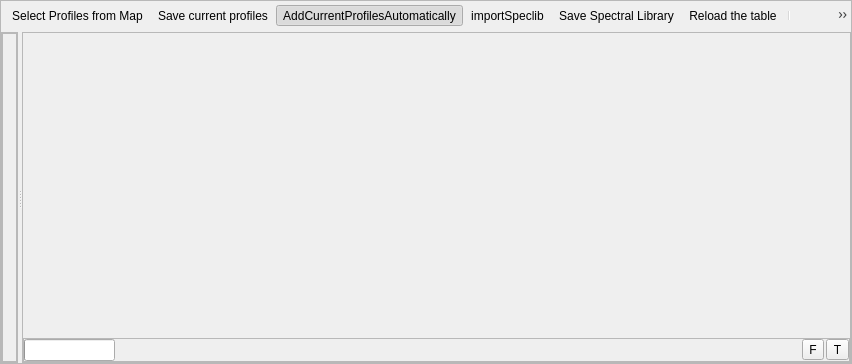
<?xml version="1.0" encoding="UTF-8"?>
<ui version="4.0">
 <class>spectralLibraryView</class>
 <widget class="QFrame" name="spectralLibraryView">
  <property name="geometry">
   <rect>
    <x>0</x>
    <y>0</y>
    <width>852</width>
    <height>364</height>
   </rect>
  </property>
  <property name="windowTitle">
   <string>Frame</string>
  </property>
  <property name="windowIcon">
   <iconset>
    <normaloff>:/enmapbox/icons/speclib.svg</normaloff>:/enmapbox/icons/speclib.svg</iconset>
  </property>
  <property name="frameShape">
   <enum>QFrame::StyledPanel</enum>
  </property>
  <property name="frameShadow">
   <enum>QFrame::Raised</enum>
  </property>
  <layout class="QVBoxLayout" name="verticalLayout" stretch="0,0">
   <property name="spacing">
    <number>2</number>
   </property>
   <property name="leftMargin">
    <number>0</number>
   </property>
   <property name="topMargin">
    <number>0</number>
   </property>
   <property name="rightMargin">
    <number>0</number>
   </property>
   <property name="bottomMargin">
    <number>0</number>
   </property>
   <item>
    <widget class="QToolBar" name="mToolbar">
     <property name="styleSheet">
      <string notr="true"/>
     </property>
     <property name="iconSize">
      <size>
       <width>18</width>
       <height>18</height>
      </size>
     </property>
     <property name="floatable">
      <bool>false</bool>
     </property>
     <addaction name="actionSelectProfilesFromMap"/>
     <addaction name="actionSaveCurrentProfiles"/>
     <addaction name="actionAddCurrentProfilesAutomatically"/>
     <addaction name="actionImportSpeclib"/>
     <addaction name="actionSaveSpeclib"/>
     <addaction name="actionReload"/>
     <addaction name="separator"/>
     <addaction name="actionToggleEditing"/>
     <addaction name="actionSaveEdits"/>
     <addaction name="actionDeleteSelected"/>
     <addaction name="actionCutSelectedRows"/>
     <addaction name="actionCopySelectedRows"/>
     <addaction name="actionPasteFeatures"/>
     <addaction name="separator"/>
     <addaction name="actionSelectAll"/>
     <addaction name="actionInvertSelection"/>
     <addaction name="actionRemoveSelection"/>
     <addaction name="actionPanMapToSelectedRows"/>
     <addaction name="actionZoomMapToSelectedRows"/>
     <addaction name="separator"/>
     <addaction name="actionAddAttribute"/>
     <addaction name="actionRemoveAttribute"/>
    </widget>
   </item>
   <item>
    <widget class="QSplitter" name="splitter">
     <property name="orientation">
      <enum>Qt::Horizontal</enum>
     </property>
     <widget class="QFrame" name="graphicFrame">
      <property name="sizePolicy">
       <sizepolicy hsizetype="Preferred" vsizetype="Preferred">
        <horstretch>1</horstretch>
        <verstretch>0</verstretch>
       </sizepolicy>
      </property>
      <property name="frameShape">
       <enum>QFrame::StyledPanel</enum>
      </property>
      <property name="frameShadow">
       <enum>QFrame::Raised</enum>
      </property>
      <layout class="QVBoxLayout" name="verticalLayout_3">
       <property name="spacing">
        <number>2</number>
       </property>
       <property name="leftMargin">
        <number>0</number>
       </property>
       <property name="topMargin">
        <number>0</number>
       </property>
       <property name="rightMargin">
        <number>0</number>
       </property>
       <property name="bottomMargin">
        <number>0</number>
       </property>
       <item>
        <widget class="QFrame" name="btnBarPlotOptions">
         <property name="frameShape">
          <enum>QFrame::StyledPanel</enum>
         </property>
         <property name="frameShadow">
          <enum>QFrame::Raised</enum>
         </property>
         <layout class="QHBoxLayout" name="horizontalLayout_2">
          <property name="spacing">
           <number>2</number>
          </property>
          <property name="leftMargin">
           <number>0</number>
          </property>
          <property name="topMargin">
           <number>0</number>
          </property>
          <property name="rightMargin">
           <number>0</number>
          </property>
          <property name="bottomMargin">
           <number>0</number>
          </property>
         </layout>
        </widget>
       </item>
      </layout>
     </widget>
     <widget class="QFrame" name="dualViewFrame">
      <property name="sizePolicy">
       <sizepolicy hsizetype="Preferred" vsizetype="Preferred">
        <horstretch>1</horstretch>
        <verstretch>0</verstretch>
       </sizepolicy>
      </property>
      <property name="frameShape">
       <enum>QFrame::StyledPanel</enum>
      </property>
      <property name="frameShadow">
       <enum>QFrame::Raised</enum>
      </property>
      <layout class="QVBoxLayout" name="verticalLayout_2">
       <property name="spacing">
        <number>2</number>
       </property>
       <property name="leftMargin">
        <number>0</number>
       </property>
       <property name="topMargin">
        <number>0</number>
       </property>
       <property name="rightMargin">
        <number>0</number>
       </property>
       <property name="bottomMargin">
        <number>0</number>
       </property>
       <item>
        <widget class="QgsDualView" name="mDualView" native="true">
         <property name="sizePolicy">
          <sizepolicy hsizetype="Preferred" vsizetype="Preferred">
           <horstretch>0</horstretch>
           <verstretch>2</verstretch>
          </sizepolicy>
         </property>
        </widget>
       </item>
       <item>
        <widget class="QFrame" name="btnBarDualViewOptions">
         <property name="frameShape">
          <enum>QFrame::StyledPanel</enum>
         </property>
         <property name="frameShadow">
          <enum>QFrame::Raised</enum>
         </property>
         <layout class="QHBoxLayout" name="horizontalLayout_3">
          <property name="spacing">
           <number>2</number>
          </property>
          <property name="leftMargin">
           <number>0</number>
          </property>
          <property name="topMargin">
           <number>0</number>
          </property>
          <property name="rightMargin">
           <number>0</number>
          </property>
          <property name="bottomMargin">
           <number>0</number>
          </property>
          <item>
           <widget class="QProgressBar" name="mProgressBar">
            <property name="sizePolicy">
             <sizepolicy hsizetype="Preferred" vsizetype="Fixed">
              <horstretch>0</horstretch>
              <verstretch>0</verstretch>
             </sizepolicy>
            </property>
            <property name="value">
             <number>0</number>
            </property>
            <property name="textVisible">
             <bool>false</bool>
            </property>
            <property name="invertedAppearance">
             <bool>false</bool>
            </property>
           </widget>
          </item>
          <item>
           <widget class="QLabel" name="mInfoLabel">
            <property name="text">
             <string/>
            </property>
           </widget>
          </item>
          <item>
           <spacer name="horizontalSpacer_4">
            <property name="orientation">
             <enum>Qt::Horizontal</enum>
            </property>
            <property name="sizeHint" stdset="0">
             <size>
              <width>40</width>
              <height>20</height>
             </size>
            </property>
           </spacer>
          </item>
          <item>
           <widget class="QToolButton" name="btnFormView">
            <property name="text">
             <string>F</string>
            </property>
           </widget>
          </item>
          <item>
           <widget class="QToolButton" name="btnTableView">
            <property name="text">
             <string>T</string>
            </property>
           </widget>
          </item>
         </layout>
        </widget>
       </item>
      </layout>
     </widget>
    </widget>
   </item>
  </layout>
  <action name="actionImportSpeclib">
   <property name="icon">
    <iconset resource="speclibresources.qrc">
     <normaloff>:/speclibimages/icons/speclib_add.svg</normaloff>:/speclibimages/icons/speclib_add.svg</iconset>
   </property>
   <property name="text">
    <string>importSpeclib</string>
   </property>
   <property name="toolTip">
    <string>Import Spectral Library</string>
   </property>
  </action>
  <action name="actionSaveSpeclib">
   <property name="icon">
    <iconset resource="speclibresources.qrc">
     <normaloff>:/speclibimages/icons/speclib_save.svg</normaloff>:/speclibimages/icons/speclib_save.svg</iconset>
   </property>
   <property name="text">
    <string>Save Spectral Library</string>
   </property>
   <property name="toolTip">
    <string>Save Profiles in Spectral Library</string>
   </property>
  </action>
  <action name="mActionCopySelectedRows">
   <property name="icon">
    <iconset resource="../../../../../QGIS/images/images.qrc">
     <normaloff>:/images/themes/default/mActionEditCopy.svg</normaloff>:/images/themes/default/mActionEditCopy.svg</iconset>
   </property>
   <property name="text">
    <string>Copy selected rows to clipboard</string>
   </property>
   <property name="toolTip">
    <string>Copy selected rows to clipboard (Ctrl+C)</string>
   </property>
   <property name="shortcut">
    <string>Ctrl+C</string>
   </property>
  </action>
  <action name="actionAddAttribute">
   <property name="icon">
    <iconset resource="../../../../../QGIS/images/images.qrc">
     <normaloff>:/images/themes/default/mActionNewAttribute.svg</normaloff>:/images/themes/default/mActionNewAttribute.svg</iconset>
   </property>
   <property name="text">
    <string>New field</string>
   </property>
   <property name="toolTip">
    <string>New field (Ctrl+W)</string>
   </property>
   <property name="shortcut">
    <string>Ctrl+W</string>
   </property>
  </action>
  <action name="actionPasteFeatures">
   <property name="icon">
    <iconset resource="../../../../../QGIS/images/images.qrc">
     <normaloff>:/images/themes/default/mActionEditPaste.svg</normaloff>:/images/themes/default/mActionEditPaste.svg</iconset>
   </property>
   <property name="text">
    <string>Paste features from clipboard</string>
   </property>
   <property name="toolTip">
    <string>Paste features from clipboard (Ctrl+V)</string>
   </property>
   <property name="shortcut">
    <string>Ctrl+V</string>
   </property>
  </action>
  <action name="actionRemoveAttribute">
   <property name="icon">
    <iconset resource="../../../../../QGIS/images/images.qrc">
     <normaloff>:/images/themes/default/mActionDeleteAttribute.svg</normaloff>:/images/themes/default/mActionDeleteAttribute.svg</iconset>
   </property>
   <property name="text">
    <string>Delete field</string>
   </property>
   <property name="toolTip">
    <string>Delete field (Ctrl+L)</string>
   </property>
   <property name="shortcut">
    <string>Ctrl+L</string>
   </property>
  </action>
  <action name="actionSaveEdits">
   <property name="icon">
    <iconset resource="../../../../../QGIS/images/images.qrc">
     <normaloff>:/images/themes/default/mActionSaveAllEdits.svg</normaloff>:/images/themes/default/mActionSaveAllEdits.svg</iconset>
   </property>
   <property name="text">
    <string>Save edits</string>
   </property>
   <property name="toolTip">
    <string>Save edits (Ctrl+S)</string>
   </property>
   <property name="shortcut">
    <string>Ctrl+S</string>
   </property>
  </action>
  <action name="actionToggleEditing">
   <property name="checkable">
    <bool>true</bool>
   </property>
   <property name="icon">
    <iconset resource="../../../../../QGIS/images/images.qrc">
     <normaloff>:/images/themes/default/mActionToggleEditing.svg</normaloff>:/images/themes/default/mActionToggleEditing.svg</iconset>
   </property>
   <property name="text">
    <string>Toggle editing mode</string>
   </property>
   <property name="toolTip">
    <string>Toggle editing mode (Ctrl+E)</string>
   </property>
   <property name="shortcut">
    <string>Ctrl+E</string>
   </property>
  </action>
  <action name="actionSelectProfilesFromMap">
   <property name="icon">
    <iconset resource="speclibresources.qrc">
     <normaloff>:/speclibimages/icons/pickrasterspectrum.svg</normaloff>:/speclibimages/icons/pickrasterspectrum.svg</iconset>
   </property>
   <property name="text">
    <string>Select Profiles from Map</string>
   </property>
   <property name="toolTip">
    <string>Select new profile from map</string>
   </property>
  </action>
  <action name="actionSaveCurrentProfiles">
   <property name="checked">
    <bool>false</bool>
   </property>
   <property name="icon">
    <iconset resource="speclibresources.qrc">
     <normaloff>:/speclibimages/icons/profile2speclib.svg</normaloff>:/speclibimages/icons/profile2speclib.svg</iconset>
   </property>
   <property name="text">
    <string>Save current profiles</string>
   </property>
   <property name="toolTip">
    <string>Add current profile(s) to spectral library</string>
   </property>
   <property name="iconVisibleInMenu">
    <bool>false</bool>
   </property>
  </action>
  <action name="actionReload">
   <property name="icon">
    <iconset resource="../../../../../QGIS/images/images.qrc">
     <normaloff>:/images/themes/default/mActionReload.svg</normaloff>:/images/themes/default/mActionReload.svg</iconset>
   </property>
   <property name="text">
    <string>Reload the table</string>
   </property>
   <property name="toolTip">
    <string>Reload the table</string>
   </property>
  </action>
  <action name="actionSelectAll">
   <property name="icon">
    <iconset resource="../../../../../QGIS/images/images.qrc">
     <normaloff>:/images/themes/default/mActionSelectAll.svg</normaloff>:/images/themes/default/mActionSelectAll.svg</iconset>
   </property>
   <property name="text">
    <string>Select all</string>
   </property>
   <property name="toolTip">
    <string>Select all (Ctrl+A)</string>
   </property>
   <property name="shortcut">
    <string>Ctrl+A</string>
   </property>
  </action>
  <action name="actionInvertSelection">
   <property name="icon">
    <iconset resource="../../../../../QGIS/images/images.qrc">
     <normaloff>:/images/themes/default/mActionInvertSelection.svg</normaloff>:/images/themes/default/mActionInvertSelection.svg</iconset>
   </property>
   <property name="text">
    <string>Invert selection</string>
   </property>
   <property name="toolTip">
    <string>Invert selection (Ctrl+R)</string>
   </property>
   <property name="shortcut">
    <string>Ctrl+R</string>
   </property>
  </action>
  <action name="actionRemoveSelection">
   <property name="icon">
    <iconset resource="../../../../../QGIS/images/images.qrc">
     <normaloff>:/images/themes/default/mActionDeselectAll.svg</normaloff>:/images/themes/default/mActionDeselectAll.svg</iconset>
   </property>
   <property name="text">
    <string>Deselect all</string>
   </property>
   <property name="toolTip">
    <string>Deselect all (Ctrl+Shift+A)</string>
   </property>
   <property name="shortcut">
    <string>Ctrl+Shift+A</string>
   </property>
  </action>
  <action name="actionPanMapToSelectedRows">
   <property name="icon">
    <iconset resource="../../../../../QGIS/images/images.qrc">
     <normaloff>:/images/themes/default/mActionPanToSelected.svg</normaloff>:/images/themes/default/mActionPanToSelected.svg</iconset>
   </property>
   <property name="text">
    <string>Pan map to the selected rows</string>
   </property>
   <property name="toolTip">
    <string>Pan map to the selected rows (Ctrl+P)</string>
   </property>
   <property name="shortcut">
    <string>Ctrl+P</string>
   </property>
  </action>
  <action name="actionZoomMapToSelectedRows">
   <property name="icon">
    <iconset resource="../../../../../QGIS/images/images.qrc">
     <normaloff>:/images/themes/default/mActionZoomToSelected.svg</normaloff>:/images/themes/default/mActionZoomToSelected.svg</iconset>
   </property>
   <property name="text">
    <string>Zoom map to the selected rows</string>
   </property>
   <property name="toolTip">
    <string>Zoom map to the selected rows (Ctrl+J)</string>
   </property>
   <property name="shortcut">
    <string>Ctrl+J</string>
   </property>
  </action>
  <action name="actionDeleteSelected">
   <property name="icon">
    <iconset resource="../../../../../QGIS/images/images.qrc">
     <normaloff>:/images/themes/default/mActionDeleteSelected.svg</normaloff>:/images/themes/default/mActionDeleteSelected.svg</iconset>
   </property>
   <property name="text">
    <string>Delete selected features</string>
   </property>
   <property name="toolTip">
    <string>Delete selected features</string>
   </property>
   <property name="shortcut">
    <string>Del</string>
   </property>
  </action>
  <action name="actionCutSelectedRows">
   <property name="icon">
    <iconset resource="../../../../../QGIS/images/images.qrc">
     <normaloff>:/images/themes/default/mActionEditCut.svg</normaloff>:/images/themes/default/mActionEditCut.svg</iconset>
   </property>
   <property name="text">
    <string>Cut selected rows to clipboard</string>
   </property>
   <property name="toolTip">
    <string>Cut selected rows to clipboard (Ctrl+X)</string>
   </property>
   <property name="shortcut">
    <string>Ctrl+X</string>
   </property>
  </action>
  <action name="actionCopySelectedRows">
   <property name="icon">
    <iconset resource="../../../../../QGIS/images/images.qrc">
     <normaloff>:/images/themes/default/mActionEditCopy.svg</normaloff>:/images/themes/default/mActionEditCopy.svg</iconset>
   </property>
   <property name="text">
    <string>Copy selected rows to clipboard</string>
   </property>
   <property name="toolTip">
    <string>Copy selected rows to clipboard (Ctrl+C)</string>
   </property>
   <property name="shortcut">
    <string>Ctrl+C</string>
   </property>
  </action>
  <action name="actionAddCurrentProfilesAutomatically">
   <property name="checkable">
    <bool>true</bool>
   </property>
   <property name="checked">
    <bool>true</bool>
   </property>
   <property name="icon">
    <iconset resource="speclibresources.qrc">
     <normaloff>:/speclibimages/icons/profile2speclib_auto.svg</normaloff>:/speclibimages/icons/profile2speclib_auto.svg</iconset>
   </property>
   <property name="text">
    <string>AddCurrentProfilesAutomatically</string>
   </property>
   <property name="toolTip">
    <string>Add new profiles automatically to opened Spectral Library</string>
   </property>
  </action>
  <action name="actionFormView">
   <property name="icon">
    <iconset resource="../../../../../QGIS/images/images.qrc">
     <normaloff>:/images/themes/default/mActionFormView.svg</normaloff>:/images/themes/default/mActionFormView.svg</iconset>
   </property>
   <property name="text">
    <string>Form View</string>
   </property>
   <property name="toolTip">
    <string>Switch to form view</string>
   </property>
  </action>
  <action name="actionTableView">
   <property name="icon">
    <iconset resource="../../../../../QGIS/images/images.qrc">
     <normaloff>:/images/themes/default/mActionOpenTable.svg</normaloff>:/images/themes/default/mActionOpenTable.svg</iconset>
   </property>
   <property name="text">
    <string>Table View</string>
   </property>
   <property name="toolTip">
    <string>Switch to table view</string>
   </property>
  </action>
 </widget>
 <customwidgets>
  <customwidget>
   <class>QgsDualView</class>
   <extends>QWidget</extends>
   <header>qgis.gui</header>
   <container>1</container>
  </customwidget>
 </customwidgets>
 <resources>
  <include location="speclibresources.qrc"/>
  <include location="../../../../../QGIS/images/images.qrc"/>
 </resources>
 <connections/>
</ui>
